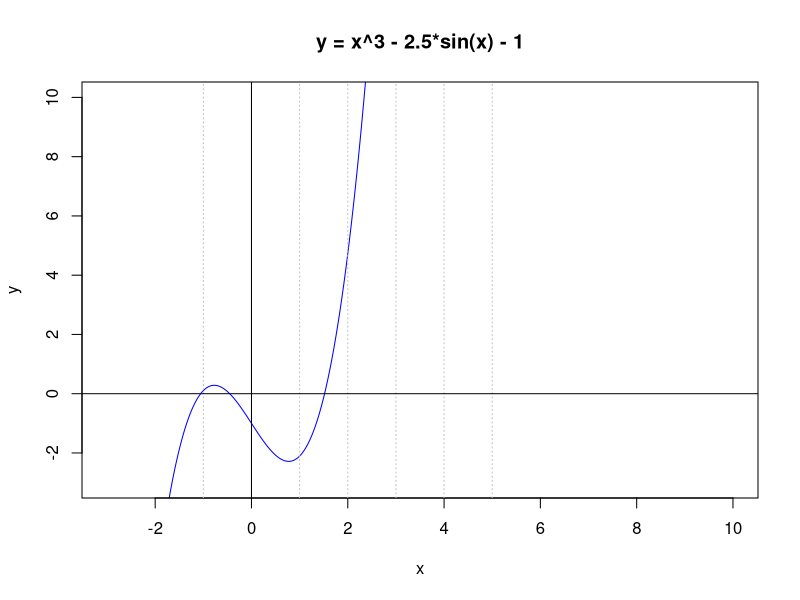

This chart was generated by the following R code: (Note: this script raises an error after producing the figure.)
## fixed point iteration
fixedpt <- function(f, x0, num = 20, eps = 1e-05) {     # x0 = starting value
  i <- 1
  x1 <- x0
  p <- numeric(num)                                     # array to save all new x1
  while (i <= num) {
    x1 <- f(x0)
    p[i] <- x1
    i <- i + 1
    print(x1)
    
    if (abs(x1-x0) < eps)                               # compare absolute error
      break
    
    x0 <- x1
  }
  print(i-1)
  return(p[1:(i-1)])
}

f <- function(x) { x^3 - 2.5*sin(x) - 1 }

x <- seq(-10, 10, length.out = 10000)
y <- f(x)
plot(x, y, xlim = c(-3, 10), ylim = c(-3, 10), type = "l", col = "Blue", 
     main = "y = x^3 - 2.5*sin(x) - 1")
abline(v = -1:5, col = "Gray", lty = 3)
abline(v = 0, lty = 1)
abline(h = 0, lty = 1)

fixedpt(f, 3)